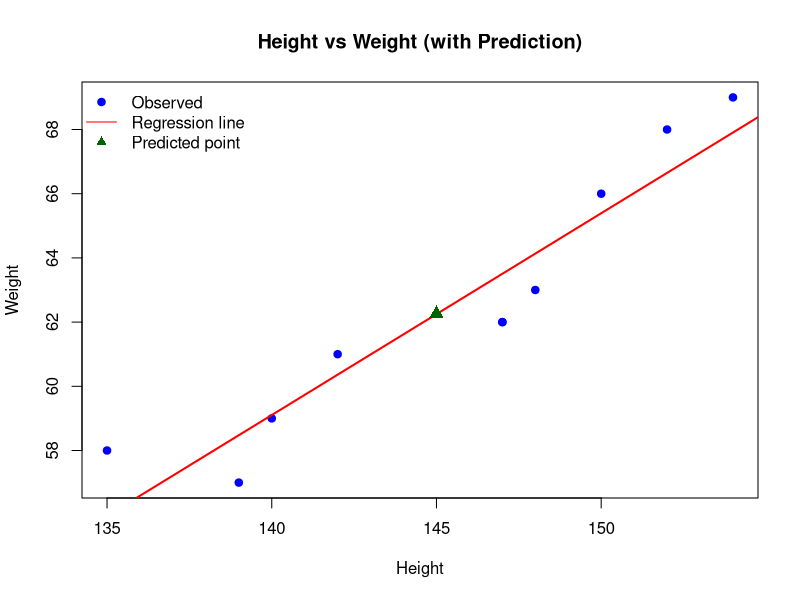

Write R code to recreate this figure.
# Program 14: Predict weight from height and plot results

# Create mice dataset
height <- c(140, 142, 150, 147, 139, 152, 154, 135, 148, 147)
weight <- c(59, 61, 66, 62, 57, 68, 69, 58, 63, 62)
mice_data <- data.frame(Height = height, Weight = weight)

# Fit linear model
model <- lm(Weight ~ Height, data = mice_data)

# Predict for a given height
given_height <- 145
pred <- predict(model, newdata = data.frame(Height = given_height))
cat("Given height:", given_height, "\n")
cat("Predicted weight:", round(pred, 4), "\n\n")

# Plot observed points
plot(mice_data$Height, mice_data$Weight,
     main = "Height vs Weight (with Prediction)",
     xlab = "Height",
     ylab = "Weight",
     pch = 19,
     col = "blue")

# Add regression line
abline(model, col = "red", lwd = 2)

# Add predicted point
points(given_height, pred, pch = 17, col = "darkgreen", cex = 1.5)
legend("topleft",
       legend = c("Observed", "Regression line", "Predicted point"),
       col = c("blue", "red", "darkgreen"),
       pch = c(19, NA, 17),
       lty = c(NA, 1, NA),
       bty = "n")
